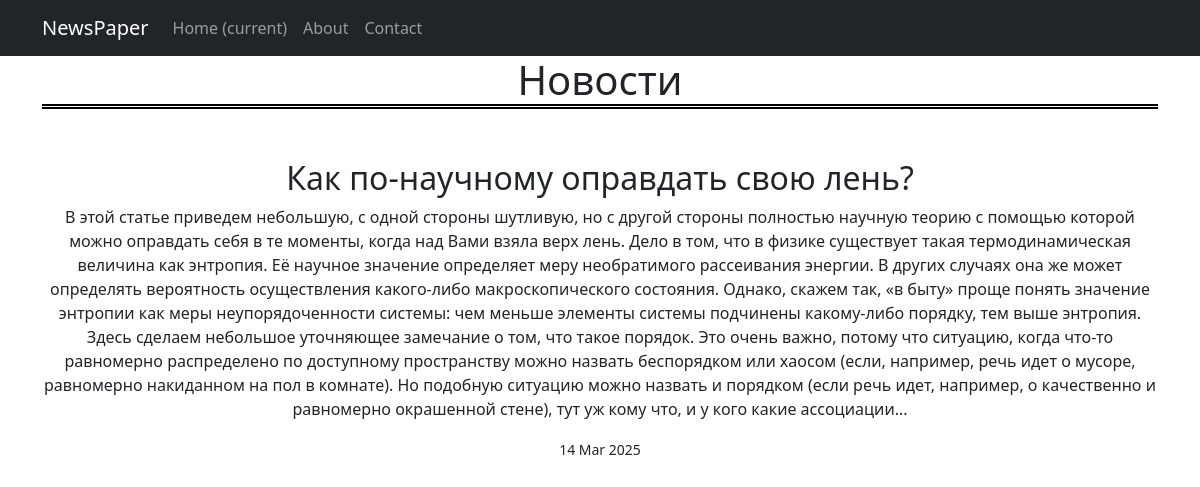
Screenshot of /news/2/ with the database file from the repository.
### news/models.py (models this page shows, shortened)
class Post(models.Model):
    news_or_article = [('news', 'новость'), ('article', 'статья')]
    author = models.ForeignKey('Author', on_delete=models.CASCADE)
    choice = models.CharField(max_length=7, choices=news_or_article)
    time_in = models.DateTimeField(auto_now_add=True)
    categories = models.ManyToManyField('Category', through='PostCategory')
    title = models.CharField(max_length=255)
    text = models.TextField()
    rating = models.IntegerField(default=0)

### news/views.py (the view)
# urls.py: path('<int:pk>/', PostDetail.as_view()),
class PostDetail(DetailView):
    model = Post
    template_name = 'one_news.html'
    context_object_name = 'post'

### news/templatetags/custom_filters.py (called while the page is built)
@register.filter(name='censor')
def censor(text):
    if not text or not isinstance(text, str):
        return text
    censored_words = getattr(settings, 'CENSORED_WORDS', [])
    words = text.split()
    processed_words = []
    for word in words:
        if word.lower() in [w.lower() for w in censored_words]:
            processed_words.append('*' * len(word))
        else:
            processed_words.append(word)
    return ' '.join(processed_words)

### templates/one_news.html
{% extends 'default.html' %}
{% load custom_filters %}
{% block content %}
<h1 style="margin-bottom: 50px; border-bottom: 5px double #000;">Новости</h1>
{% if post %}
    <h2>{{ post.title|censor }}</h2>
    <p>{{ post.text|censor }}</p>
    <small>{{ post.time_in|date:'d M Y' }}</small>
{% else %}
    <p>Таких новостей нет</p>
{% endif %}
{% endblock content %}

### rows the page displays
Post: title|censor "Как по-научному оправдать свою лень?", text|censor "В этой статье приведем небольшую, с одной стороны шутливую, но с другой стороны полностью научную теорию с помощью которой можно оправдать себя в те моменты, когда над Вами взяла верх лень. Дело в том, что в физике существует такая термодинамическая величина как энтропия. Её научное значение определяет меру необратимого рассеивания энергии. В других случаях она же может определять вероятность осуществления какого-либо макроскопического состояния. Однако, скажем так, «в быту» проще понять значение энтропии как меры неупорядоченности системы: чем меньше элементы системы подчинены какому-либо порядку, тем выше энтропия. Здесь сделаем небольшое уточняющее замечание о том, что такое порядок. Это…", time_in "14 Mar 2025"
